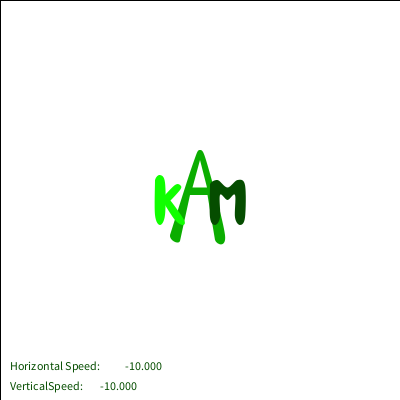
Frame 1 (no input)
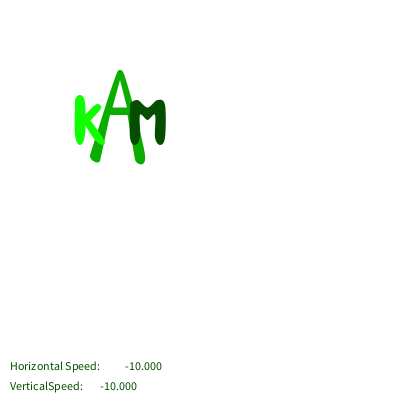
Frame 60 (the mouse pressed at the canvas centre just before this capture)
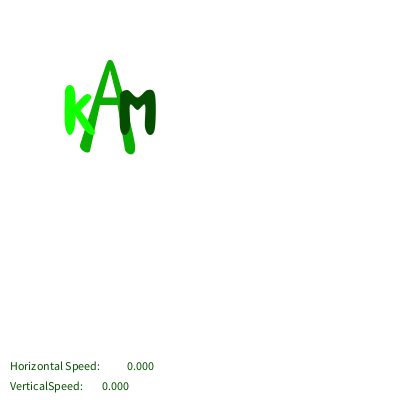
Frame 120 (the mouse held since frame 60 and released just before this capture)

The Processing sketch that drew these frames (run headless with seeded random() and noise(); from frame 60 on, the mouse is pressed at the canvas centre):

// Processing sketch: processing_38738
// ── processing_38738.pde

//homework 7
//copyright Kristen McConnell September 2011 Pittsburgh PA 15221
 
//Variables
float x,y,wd,ht,deltaX,deltaY,dia,maxSpeed,minSpeed;
 
  
//Color Variables
color col, col2, col3, col4;
 
void setup()
{
  size(400,400);
  smooth();
  x=width/2;
  y=height/2;
  maxSpeed = 10;
  minSpeed = -10;
  dia = 100;
  
  //Color Settings
  col = color(255);
  col2 = color(11,173,0);
  col3 = color(16,255,0);
  col4 = color(5,77,0); 
}
 
void draw()
{
  prepScreen();
  moveInitials();
  changeSpeed();
  showSpeed();
  stopInitials();
}
 
//Returns the Initials to the Center of the Screen when Any Key is Pressed
void stopInitials()
{
  if (keyPressed == true)
  {
    x = width/2.75;
    y = width/2.75;
    deltaX = 0;
    deltaY = 0;
    initials(x,y,dia,dia);
  }
}
 
//Displays Horizontal & Vertical Speed on the Screen
void showSpeed()
{
  text("Horizontal Speed:",10,height-30);
  text("VerticalSpeed:",10,height-10);
  text(deltaX,125,height-30);
  text(deltaY,100,height-10);
}
 
//Allows the Initials to Vertically & Horizontally Move & Wrap Around the Screen
void moveInitials()
{
  x = x + deltaX; 
  if(x>width + dia/2)
  {
    x = -dia/2;
  }
    //too far left;
    if(x < -dia/2)
    {
      x = width + dia/2;
    }
  y = y + deltaY; 
  if(y>height + dia/2)
  {
    y = -dia/2;
  }
    if(y < -dia/2)
    {
      y = height + dia/2;
    }
   initials(x-50,y-50,dia,dia);
}
 
//Controls Speed Based on Location of the Mouse
void changeSpeed()
{
  deltaX = map(mouseX,0,width,minSpeed,maxSpeed);
  deltaY = map(mouseY,0,height,minSpeed,maxSpeed);
}
 
 
//Draws the Initials
void initials(float x, float y, float wd, float ht)
{
 //background circle;
 fill(col);
 noStroke();
 ellipse(x,y,wd,ht);
  
 //A: Color and Placement
 fill(col2);
 beginShape();
  curveVertex(x + .36*wd, y + .6*ht);
  curveVertex(x + .2*wd, y + .85*ht);
  curveVertex(x + .3*wd, y + .91*ht);
  curveVertex(x + .3*wd, y + .6*ht);
  vertex(x + .4*wd, y + .45*ht);
  vertex(x + .575*wd, y + .45*ht);
  vertex(x + .65*wd, y + .9*ht);
  curveVertex(x + .8*wd, y + .85*ht);
  curveVertex(x + .675*wd, y + .95*ht);
  curveVertex(x + .75*wd, y + .85*ht);
  curveVertex(x + .575*wd, y + .15*ht);
  curveVertex(x + .5*wd, y);
  curveVertex(x + .425*wd, y + .15*ht);
  curveVertex(x + .2*wd, y + .85*ht);
  curveVertex(x + .2*wd, y + .85*ht);
 endShape();
  
 //inside of the A: Color and Placement
 fill(col);
 beginShape();
  vertex(x + .425*wd, y + .375*ht);
  vertex(x + .57*wd, y + .375*ht);
  vertex(x + .5*wd, y + .1*ht);
  vertex(x + .425*wd, y + .375*ht);
 endShape();
  
 //back of the k: Color and Placement
 noStroke();
 fill(col3);
 beginShape();
  curveVertex(x + .05*wd, y + .45*ht);
  curveVertex(x + .05*wd, y + .3*ht);
  curveVertex(x + .1*wd, y + .25*ht);
  curveVertex(x + .15*wd, y + .325*ht);
  curveVertex(x + .15*wd, y + .65*ht);
  curveVertex(x + .1*wd, y + .75*ht);
  curveVertex(x + .05*wd, y + .65*ht);
  curveVertex(x + .05*wd, y + .3*ht);
  curveVertex(x + .05*wd, y + .3*ht);
 endShape();
  
 //top arm of k: Placement
 beginShape();
  curveVertex(x + .15*wd, y + .45*ht);
  curveVertex(x + .15*wd, y + .45*ht);
  curveVertex(x + .25*wd, y + .35*ht);
  curveVertex(x + .3*wd, y + .35*ht);
  curveVertex(x + .3*wd, y + .4*ht);
  curveVertex(x + .15*wd, y + .55*ht);
  curveVertex(x + .15*wd, y + .45*ht);
  curveVertex(x + .15*wd, y + .45*ht);
 endShape();
  
 //bottom arm of k: Placement
 beginShape();
  curveVertex(x + .15*wd, y + .5*ht);
  curveVertex(x + .17*wd, y + .5*ht);
  curveVertex(x + .2*wd, y + .5*ht);
  curveVertex(x + .34*wd, y + .7*ht);
  curveVertex(x + .325*wd, y + .75*ht);
  curveVertex(x + .25*wd, y + .7*ht);
  curveVertex(x + .15*wd, y + .55*ht);
  curveVertex(x + .15*wd, y + .55*ht);
 endShape();
  
 //M: Color and Placement
 fill(col4);
 beginShape();
  curveVertex(x + .7*wd, y + .45*ht);
  curveVertex(x + .6*wd, y + .35*ht);
  curveVertex(x + .675*wd, y + .3*ht);
  curveVertex(x + .775*wd, y + .375*ht);
  curveVertex(x + .875*wd, y + .3*ht);
  curveVertex(x + .95*wd, y + .35*ht);
  curveVertex(x + .95*wd, y + .675*ht);
  curveVertex(x + .9*wd, y + .75*ht);
  curveVertex(x + .85*wd, y + .675*ht);
  curveVertex(x + .85*wd, y + .45*ht);
  curveVertex(x + .775*wd, y + .5*ht);
  curveVertex(x + .7*wd, y + .45*ht);
  curveVertex(x + .7*wd, y + .675*ht);
  curveVertex(x + .65*wd, y + .75*ht);
  curveVertex(x + .6*wd, y + .675*ht);
  curveVertex(x + .6*wd, y + .35*ht);
  curveVertex(x + .6*wd, y + .35*ht);
 endShape();
}
 
//Draws White Background Repeatedly
void prepScreen()
{
  fill(col);
  rect (0,0,width,height);
}
